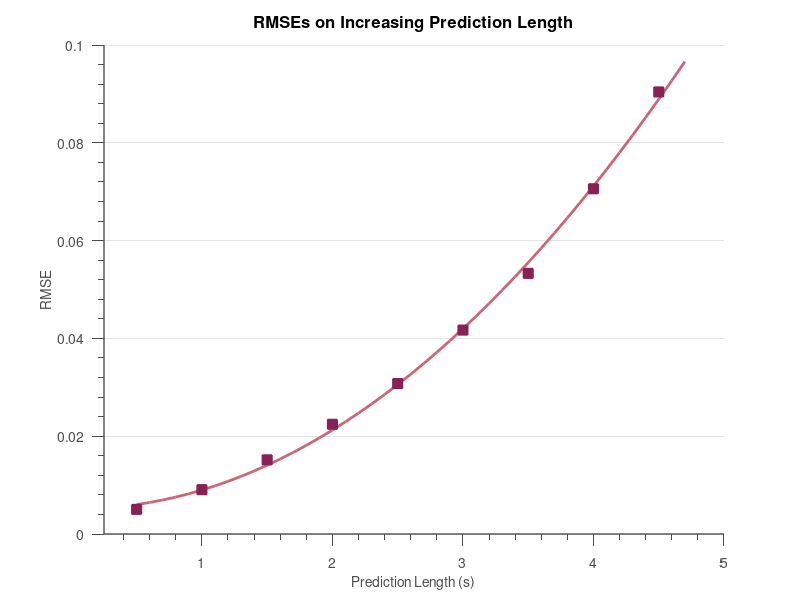

Here is the MATLAB script that generated this plot:
% Plot results from k_length study

sfs = 1:9;
lookahead_times = sfs*0.5;

losses = [.0134, .0132, .0120; ...
    .0412, .0410, .0421; ...
    .1151, .1138, .1192; ...
    .2505, .2644, .2513; ...
    .5075, .4675, .4689; ...
    .8876, .8682, .8920]*10^(-3);

loss_avgs = mean(losses, 2)
loss_stdevs = std(losses, 0, 2);

% Last one is for sf = 6

RMSES = [.0051, .0051, .0049; ...
    .0091, .0090, .0091; ...
    .0151, .0150, .0154; ...
    .0223, .0227, .0223; ...
    .0316, .0304, .0303; ...
    .0418, .0414, .0419; ...
    .0531, .0534, .0534; ...
    .0713, .0695, .0710; ...
    .0895, .0904, .0913];

% last one is for sf = 6

rmse_avgs = mean(RMSES, 2)
rmse_stdevs = std(RMSES, 0, 2)

p = polyfit(lookahead_times, rmse_avgs, 2);
y_fit = polyval(p, [0.5:.1:4.75]);

close all

% f1 = figure('DefaultTextFontName', 'Helvetica');
f1 = figure
hold on
% line_thru = line(lookahead_times, rmse_avgs) %, '-d', 'Color', '#0072B2', 'LineWidth', 1.5)
fit_line = line([0.5:.1:4.75], y_fit);
er_bars = plot(lookahead_times,rmse_avgs');
my_xlab = xlabel('Prediction Length (s)');
my_ylab = ylabel('RMSE');
my_title = title('RMSEs on Increasing Prediction Length');
xlim([0.25, 5])
ylim([0, .1])

% Fancying it up
% set(line_thru, ...
%     'Color', '#0072B2', ...
%     'LineWidth', 2);
set(fit_line, ...
    'Color', '#CC6677', ...
    'LineWidth', 2);
set(er_bars, ...
    'LineStyle', 'none', ...
    'Marker', 's', ...
    'Color', [.3 .3 .3], ...
    'LineWidth', 1, ...
    'MarkerSize', 7, ...
    'MarkerEdgeColor', '#882255', ...
    'MarkerFaceColor', '#882255');


% set( gca                       , ...
%     'FontName'   , 'Helvetica' );
% set([my_title, my_xlab, my_ylab], ...
%     'FontName'   , 'AvantGarde');
set( my_title                    , ...
    'FontSize'   , 12          , ...
    'FontWeight' , 'bold'      );
set([my_xlab, my_ylab]  , ...
    'FontSize'   , 10          );
set(gca, ...
  'Box'         , 'off'     , ...
  'TickDir'     , 'out'     , ...
  'TickLength'  , [.02 .02] , ...
  'XMinorTick'  , 'on'      , ...
  'YMinorTick'  , 'on'      , ...
  'YGrid'       , 'on'      , ...
  'XGrid'       , 'off'     , ...
  'XColor'      , [.3 .3 .3], ...
  'YColor'      , [.3 .3 .3], ...
  'YTick'       , 0:.02:.1, ...
  'LineWidth'   , 1         );

set(gcf, ...
'Position', [100 100 550 300]);